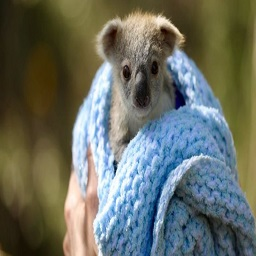
#> input picture python/image_processing/assets/test/ex1_256.jpg, 256 x 256 px
$ python pre_process_img.py
#> lines starting #> are read from the running program, lines starting #| are printed output that depends on the picture
from PIL import Image
import numpy as np

# ======================================================
# =========================WRITE========================
# ======================================================


def pre_process_image(image, output_path="output.txt"):
#> called with image = 'assets/test/ex1_256.jpg', output_path = '../../microarquitectura/Memory/data.txt'
    image = Image.open(image)
#> image is the input picture: PIL image 256x256 RGB; mean R, G, B 104.8, 109.8, 99.7

    data = np.array(image)

    print("IMAGE SIZE", data.shape)
#| IMAGE SIZE (256, 256, 3)

    dif = (data.shape[0] * data.shape[1]) % 6
#> dif = 4
    if dif == 0:
        print("DIVISIBLE 6", (data.shape[0] * data.shape[1]))
    else:
        print("NO DIVISIBLE 6, ADJUSTING LINES ...")
        print("OLD SHAPE:", data.shape)
#| OLD SHAPE: (256, 256, 3)
        data = data[:data.shape[0]-dif, :, :]
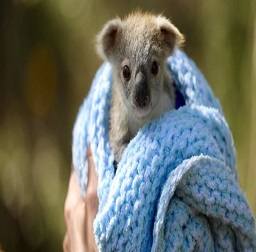
#> data: shape (252, 256, 3); mean R, G, B 105.1, 110.1, 99.8
        print("NEW SHAPE:", data.shape)
#| NEW SHAPE: (252, 256, 3)

    r_vals = data[:, :, 0]
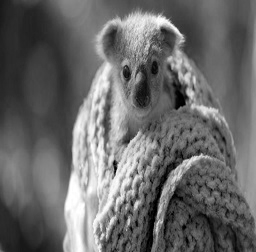
#> r_vals: shape (252, 256); min 0, max 255, mean 105.1
    g_vals = data[:, :, 1]
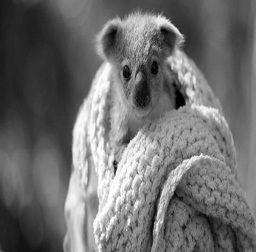
#> g_vals: shape (252, 256); min 0, max 255, mean 110.1
    b_vals = data[:, :, 2]
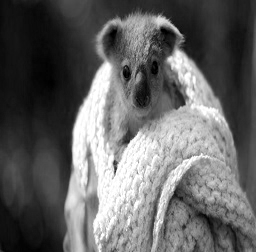
#> b_vals: shape (252, 256); min 0, max 255, mean 99.8

    r_vals_reshaped = r_vals.reshape((-1, 6))
    g_vals_reshaped = g_vals.reshape((-1, 6))
    b_vals_reshaped = b_vals.reshape((-1, 6))

    txt = ""
    for r_row, g_row, b_row in zip(r_vals_reshaped, g_vals_reshaped, b_vals_reshaped):
        txt += ("".join(["{:08b}".format(x) for x in r_row]))+"\n"
        txt += ("".join(["{:08b}".format(x) for x in g_row]))+"\n"
        txt += ("".join(["{:08b}".format(x) for x in b_row]))+"\n"
#> this loop made 10752 passes
#> (r_row, g_row, b_row) on passes 1 to 3: ([25, 25, 26, 27, 30, 31], [26, 26, 27, 28, 28, 29], [12, 12, 13, 14, 15, 16]), ([33, 33, 37, 36, 40, 44], [30, 30, 31, 30, 33, 37], [15, 15, 15, 14, 15, 19]), ([47, 52, 57, 57, 58, 59], [40, 45, 51, 51, 51, 52], [21, 26, 29, 27, 25, 24])
    # print(txt)

    txt += "1"*8*6

    f = open(output_path, "w+")
    f.write(txt)


#pre_process_image("ex1.jpg", output_path="mem_aux.txt")
if (__name__ == "__main__"):
    pre_process_image("assets/test/ex1_256.jpg", output_path="../../microarquitectura/Memory/data.txt")
